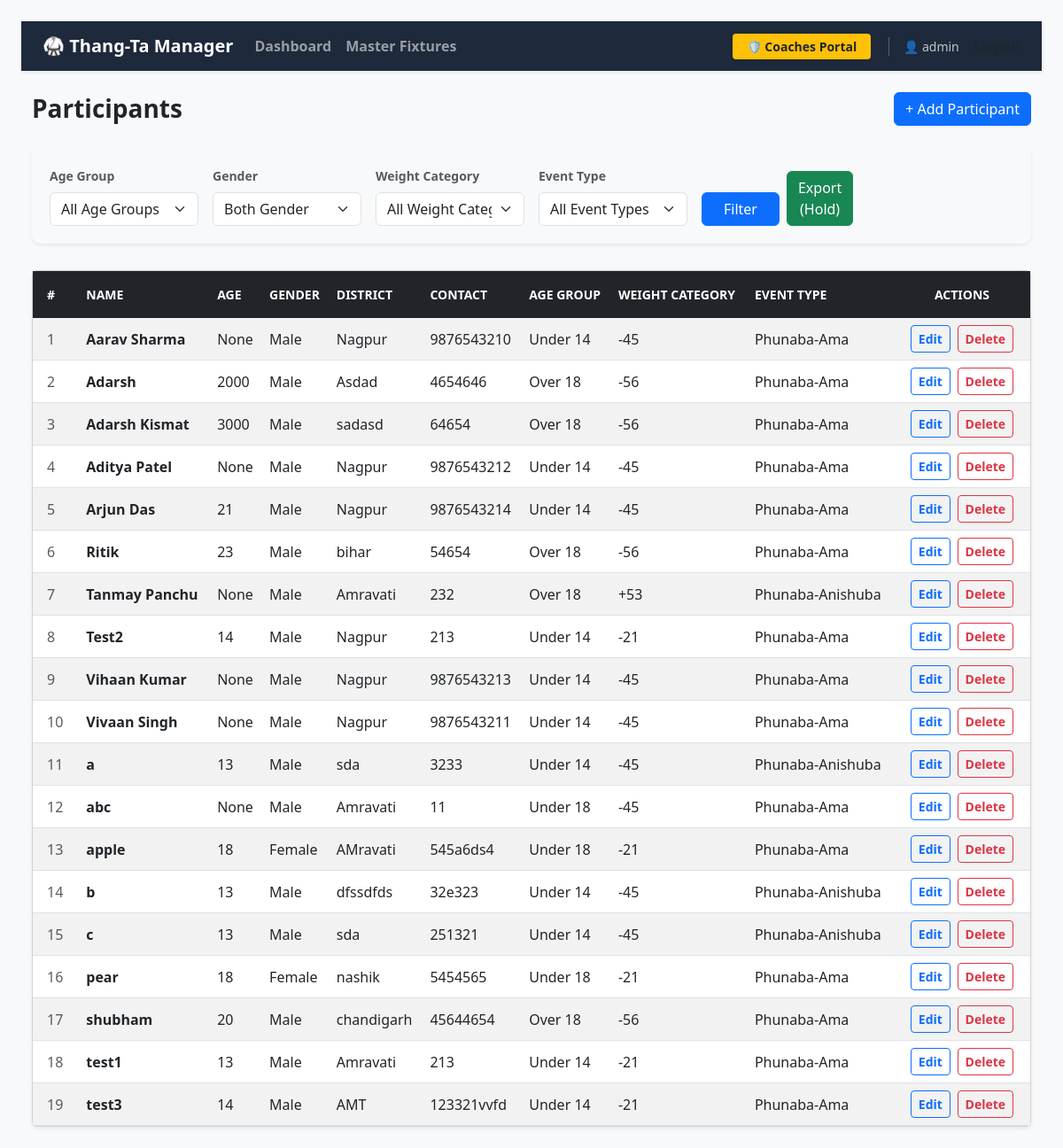
The app's page /participants/ (signed in) with its own data.
### thangta/models.py (models this page shows, shortened)
class CustomUser(AbstractUser):
    class Role(models.TextChoices):
        ADMIN = 'ADMIN', 'Admin'
        JUDGE = 'JUDGE', 'Judge'
        SCORER = 'SCORER', 'Scorer'
    role = models.CharField(
        max_length=50,
        choices=Role.choices,
        default=Role.SCORER
    )
    district = models.CharField(max_length=100, null=True, blank=True)
    district_code = models.CharField(max_length=20, null=True, blank=True)

class Participant(models.Model):
    class GenderChoices(models.TextChoices):
        MALE = 'Male', 'Male'
        FEMALE = 'Female', 'Female'
    class EventTypeChoices(models.TextChoices):
        PHUNABA_AMA = 'Phunaba-Ama', 'Phunaba-Ama'
        PHUNABA_ANISHUBA = 'Phunaba-Anishuba', 'Phunaba-Anishuba'
    class AgeCategory(models.TextChoices):
        UNDER_14 = 'U14', 'Under 14'
        UNDER_18 = 'U18', 'Under 18'
        OVER_18 = 'O18', 'Over 18'
    class WeightCategory(models.TextChoices):
        MINUS_21 = '-21', '-21 Kg'
        MINUS_25 = '-25', '-25 Kg'
        MINUS_29 = '-29', '-29 Kg'
        MINUS_33 = '-33', '-33 Kg'
        MINUS_37 = '-37', '-37 Kg'
        MINUS_40 = '-40', '-40 Kg'
        MINUS_41 = '-41', '-41 Kg'
        MINUS_44 = '-44', '-44 Kg'
        MINUS_45 = '-45', '-45 Kg'
        MINUS_49 = '-49', '-49 Kg'
        MINUS_52 = '-52', '-52 Kg'
        MINUS_53 = '-53', '-53 Kg'
        MINUS_56 = '-56', '-56 Kg'
        MINUS_75 = '-75', '-75 Kg'
        PLUS_53 = '+53', '+53 Kg'
    tournament = models.ForeignKey(
        Tournament,
        on_delete=models.CASCADE,
        related_name='participants',
        null=True, blank=True
    )
    name = models.CharField(max_length=200, null=True, blank=True)
    actual_age = models.IntegerField(null=True, blank=True, help_text="Age in numbers")
    date_of_birth = models.DateField(null=True, blank=True) # Add this!
    age = models.IntegerField(default = 0)
    gender = models.CharField(max_length=10, choices=GenderChoices.choices, null=True, blank=True)
    contact = models.CharField(max_length=15, null=True, blank=True)
    district = models.CharField(max_length=100)
    district_code = models.CharField(max_length=20)
    event_type = models.CharField(max_length=50, choices=EventTypeChoices.choices, null=True, blank=True)
    age_category = models.CharField(
        max_length=3,
        choices=AgeCategory.choices,
        help_text="Select the participant's age group."
    )
    weight_category = models.CharField(
        max_length=4,
        choices=WeightCategory.choices,
        help_text="Select the participant's weight class."
    )

### thangta/views.py (the view)
# urls.py: path('participants/', ParticipantListView.as_view(), name='participant-list'),
class ParticipantListView(AdminOrJudgeRequiredMixin, ListView):
    model = Participant
    template_name = 'participant_list.html'
    context_object_name = 'participants'
    def get(self, request, *args, **kwargs):
        if request.GET.get('clear') == 'true':
            keys = ['f_age', 'f_gender', 'f_district', 'f_event', 'f_weight']
            for key in keys:
                request.session.pop(key, None)
            return redirect(request.path)
        return super().get(request, *args, **kwargs)
    def get_queryset(self):
        queryset = super().get_queryset()
        filter_keys = ['age_group', 'gender', 'district', 'event_type', 'weight_category']
        is_filtering = any(key in self.request.GET for key in filter_keys)
        if is_filtering:
            form_data = self.request.GET
            self.request.session['f_age'] = self.request.GET.get('age_group', '')
            self.request.session['f_gender'] = self.request.GET.get('gender', '')
            self.request.session['f_district'] = self.request.GET.get('district', '')
            self.request.session['f_event'] = self.request.GET.get('event_type', '')
            self.request.session['f_weight'] = self.request.GET.get('weight_category', '')
        else:
            form_data = {
                'age_group': self.request.session.get('f_age', ''),
                'gender': self.request.session.get('f_gender', ''),
                'district': self.request.session.get('f_district', ''),
                'event_type': self.request.session.get('f_event', ''),
                'weight_category': self.request.session.get('f_weight', ''),
            }
        self.filter_form = ParticipantFilterForm(form_data)
        for field_name, field in self.filter_form.fields.items():
            field.required = False
        if self.filter_form.is_valid():
            data = self.filter_form.cleaned_data
            if data.get('age_group'):
                queryset = queryset.filter(age_category=data['age_group'])
            if data.get('gender'):
                queryset = queryset.filter(gender=data['gender'])
            if data.get('district'):
                queryset = queryset.filter(district=data['district'])
            if data.get('event_type'):
                queryset = queryset.filter(event_type=data['event_type'])
            if data.get('weight_category'):
                queryset = queryset.filter(weight_category=data['weight_category'])
        return queryset.order_by('name')
    def get_context_data(self, **kwargs):
        context = super().get_context_data(**kwargs)
        context['filter_form'] = self.filter_form
        return context

### thangta/forms.py
class ParticipantFilterForm(forms.Form):
    age_group = forms.ChoiceField(
        choices=[('', 'All Age Groups')] + Participant.AgeCategory.choices,
        required=False,
        label="Age Group"
    )
    gender = forms.ChoiceField(
        choices=[('', 'Both Gender')] + Participant.GenderChoices.choices,
        required=False,
        label="Gender"
    )
    weight_category = forms.ChoiceField(
        choices=[('', 'All Weight Categories')] + Participant.WeightCategory.choices,
        required=False,
        label="Weight Category"
    )
    event_type = forms.ChoiceField(
        choices=[('', 'All Event Types')] + Participant.EventTypeChoices.choices,
        required=False,
        label="Event Type"
    )
    district = forms.ChoiceField(choices=[], required=False, label="District")
    def __init__(self, *args, **kwargs):
        super().__init__(*args, **kwargs)
        distinct_districts = Participant.objects.values_list('district', flat=True).distinct().order_by('district')
        district_choices = [('', 'All Districts')] + [(d, d) for d in distinct_districts if d]
        self.fields['district'].choices = district_choices

### thangta/permissions.py (called while the page is built)
    def dispatch(self, request, *args, **kwargs):
        if not request.user.is_authenticated or  request.user.role not in ['JUDGE', 'ADMIN']:
            return self.handle_no_permission() # Redirects to login or shows 403
        return super().dispatch(request, *args, **kwargs)

### thangta/templates/participant_list.html (shortened to what this page needs)
{% load widget_tweaks %}
<!DOCTYPE html>
<html lang="en">
<head>
    <link href="https://cdn.jsdelivr.net/npm/bootstrap@5.3.0/dist/css/bootstrap.min.css" rel="stylesheet">
</head>
<body class="p-4 bg-light">
 {% include 'partials/navbar.html' %}
<div class="container-fluid">
    <div class="d-flex justify-content-between align-items-center mb-4">
        <h1 class="h3 m-0 fw-bold">Participants</h1>
        <a href="{% url 'participant-add' %}" class="btn btn-primary">+ Add Participant</a>
    </div>
    <div class="filter-section shadow-sm">
        <form method="get" class="row g-3">
            <div class="col-md-2">
                <label class="form-label text-muted small fw-bold">Age Group</label>
                {{ filter_form.age_group|add_class:"form-select" }}
            </div>
            <div class="col-md-2">
                <label class="form-label text-muted small fw-bold">Gender</label>
                {{ filter_form.gender|add_class:"form-select" }}
            </div>
            <div class="col-md-2">
                <label class="form-label text-muted small fw-bold">Weight Category</label>
                {{ filter_form.weight_category|add_class:"form-select" }}
            </div>
            <div class="col-md-2">
                <label class="form-label text-muted small fw-bold">Event Type</label>
                {{ filter_form.event_type|add_class:"form-select" }}
            </div>
            <div class="col-md-2 d-flex align-items-end gap-2">
                <button type="submit" class="btn btn-primary px-4">Filter</button>
                <button type="button" class="btn btn-success">Export (Hold)</button>
            </div>
        </form>
    </div>
    <div class="card shadow-sm">
        <div class="card-body p-0 table-responsive">
           <table class="table table-hover table-striped m-0 align-middle">
    <thead class="table-dark">
        <tr>
            <th class="small text-white px-3 py-3 border-0">#</th>
            <th class="small text-white py-3 border-0">NAME</th>
            <th class="small text-white py-3 border-0">AGE</th>
            <th class="small text-white py-3 border-0">GENDER</th>
            <th class="small text-white py-3 border-0">DISTRICT</th>
            <th class="small text-white py-3 border-0">CONTACT</th>
            <th class="small text-white py-3 border-0">AGE GROUP</th>
            <th class="small text-white py-3 border-0">WEIGHT CATEGORY</th>
            <th class="small text-white py-3 border-0">EVENT TYPE</th>
            <th class="small text-white text-center px-3 py-3 border-0">ACTIONS</th>
        </tr>
    </thead>
    <tbody>
        {% for participant in participants %}
        <tr>
            <td class="px-3 text-muted">{{ forloop.counter }}</td>
            <td class="fw-bold">{{ participant.name }}</td>
            <td>{{ participant.actual_age }}</td>
            <td>{{ participant.gender }}</td>
            <td>{{ participant.district }}</td>
            <td>{{ participant.contact }}</td>
            <td>{{ participant.get_age_category_display }}</td>
            <td>{{ participant.weight_category }}</td>
            <td>{{ participant.event_type }}</td>
            <td class="text-center px-3 small">
                <a href="{% url 'participant-edit' participant.id %}" class="btn btn-sm btn-outline-primary me-1 fw-bold">Edit</a>
                <a href="{% url 'participant-delete' participant.id %}" class="btn btn-sm btn-outline-danger fw-bold">Delete</a>
            </td>
        </tr>
        {% endfor %}
    </tbody>
</table>
        </div>
    </div>
</div>
</body>
</html>

### thangta/templates/partials/navbar.html (shortened to what this page needs)
<nav class="navbar navbar-expand-lg navbar-dark shadow-sm mb-4" style="background-color: #1e293b;">
    <div class="container-fluid px-4">
        <a class="navbar-brand fw-bold" href="{% url 'tournament-dashboard' %}">
            🥋 Thang-Ta Manager
        </a>
        <div class="collapse navbar-collapse" id="mainNavbar">
            <ul class="navbar-nav me-auto mb-2 mb-lg-0 fw-semibold">
                <li class="nav-item">
                    <a class="nav-link" href="{% url 'tournament-dashboard' %}">Dashboard</a>
                </li>
                <li class="nav-item">
                    <a class="nav-link" href="{% url 'global-fixtures' %}">Master Fixtures</a>
                </li>
            </ul>
            <div class="d-flex align-items-center gap-3">
                <a href="{% url 'district-login-coach' %}" class="btn btn-warning btn-sm fw-bold px-3 shadow-sm text-dark" style="border: none;">
                    🛡️ Coaches Portal
                </a>
                {% if request.user.is_authenticated %}
                    <span class="text-light opacity-75 small border-start border-secondary ps-3 ms-1">
                        👤 {{ request.user.username }}
                    </span>
                    <form action="{% url 'logout' %}" method="POST" class="d-inline">
                        <button type="submit" class="nav-link" style="background: none; border: none; padding: 0; margin: 0; cursor: pointer;">
                        </button>
                    </form>
                {% endif %}
            </div>
        </div>
    </div>
</nav>

### thangta/templates/participant_list.html (style rules this page uses)
.filter-section { background-color: #f8f9fa; border-radius: 10px; padding: 20px; margin-bottom: 30px; }

### records on screen
CustomUser: user.username "admin"
Participant: name "Aarav Sharma", actual_age "None", gender "Male", district "Nagpur", contact "9876543210", age_category "Under 14", weight_category "-45", event_type "Phunaba-Ama"
Participant: name "Adarsh", actual_age "2000", gender "Male", district "Asdad", contact "4654646", age_category "Over 18", weight_category "-56", event_type "Phunaba-Ama"
Participant: name "Adarsh Kismat", actual_age "3000", gender "Male", district "sadasd", contact "64654", age_category "Over 18", weight_category "-56", event_type "Phunaba-Ama"
Participant: name "Aditya Patel", actual_age "None", gender "Male", district "Nagpur", contact "9876543212", age_category "Under 14", weight_category "-45", event_type "Phunaba-Ama"
Participant: name "Arjun Das", actual_age "21", gender "Male", district "Nagpur", contact "9876543214", age_category "Under 14", weight_category "-45", event_type "Phunaba-Ama"
Participant: name "Ritik", actual_age "23", gender "Male", district "bihar", contact "54654", age_category "Over 18", weight_category "-56", event_type "Phunaba-Ama"
Participant: name "Tanmay Panchu", actual_age "None", gender "Male", district "Amravati", contact "232", age_category "Over 18", weight_category "+53", event_type "Phunaba-Anishuba"
Participant: name "Test2", actual_age "14", gender "Male", district "Nagpur", contact "213", age_category "Under 14", weight_category "-21", event_type "Phunaba-Ama"
Participant: name "Vihaan Kumar", actual_age "None", gender "Male", district "Nagpur", contact "9876543213", age_category "Under 14", weight_category "-45", event_type "Phunaba-Ama"
Participant: name "Vivaan Singh", actual_age "None", gender "Male", district "Nagpur", contact "9876543211", age_category "Under 14", weight_category "-45", event_type "Phunaba-Ama"
Participant: name "a", actual_age "13", gender "Male", district "sda", contact "3233", age_category "Under 14", weight_category "-45", event_type "Phunaba-Anishuba"
Participant: name "abc", actual_age "None", gender "Male", district "Amravati", contact "11", age_category "Under 18", weight_category "-45", event_type "Phunaba-Ama"
Participant: name "apple", actual_age "18", gender "Female", district "AMravati", contact "545a6ds4", age_category "Under 18", weight_category "-21", event_type "Phunaba-Ama"
Participant: name "b", actual_age "13", gender "Male", district "dfssdfds", contact "32e323", age_category "Under 14", weight_category "-45", event_type "Phunaba-Anishuba"
Participant: name "c", actual_age "13", gender "Male", district "sda", contact "251321", age_category "Under 14", weight_category "-45", event_type "Phunaba-Anishuba"
Participant: name "pear", actual_age "18", gender "Female", district "nashik", contact "5454565", age_category "Under 18", weight_category "-21", event_type "Phunaba-Ama"
Participant: name "shubham", actual_age "20", gender "Male", district "chandigarh", contact "45644654", age_category "Over 18", weight_category "-56", event_type "Phunaba-Ama"
Participant: name "test1", actual_age "13", gender "Male", district "Amravati", contact "213", age_category "Under 14", weight_category "-21", event_type "Phunaba-Ama"
Participant: name "test3", actual_age "14", gender "Male", district "AMT", contact "123321vvfd", age_category "Under 14", weight_category "-21", event_type "Phunaba-Ama"
